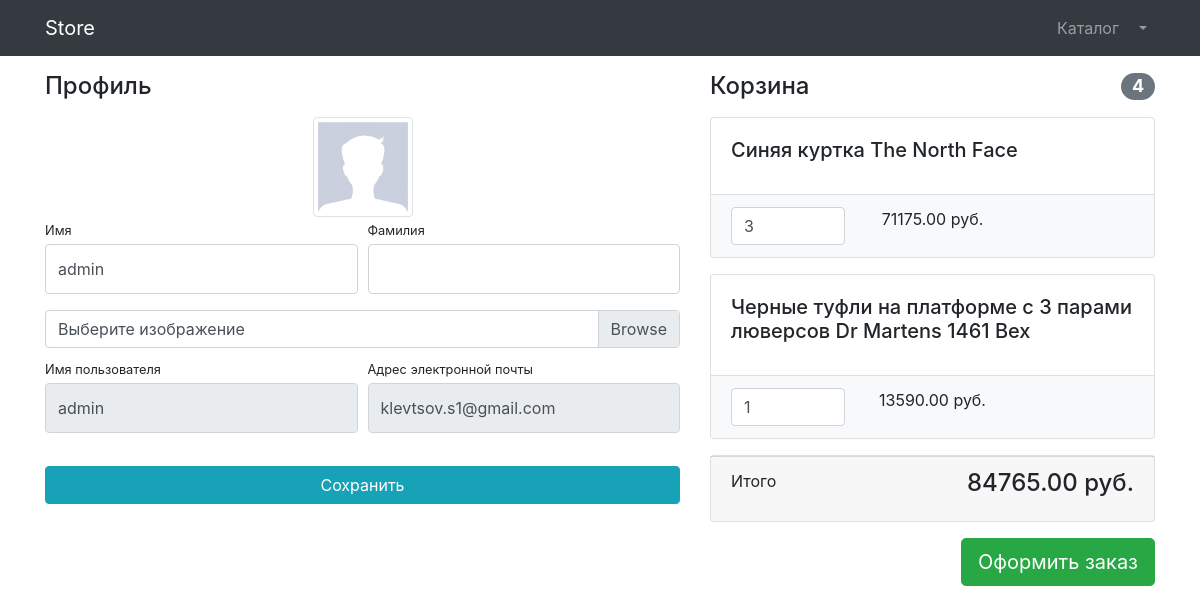
Page /users/profile/1 (signed in) on the earlier database version.
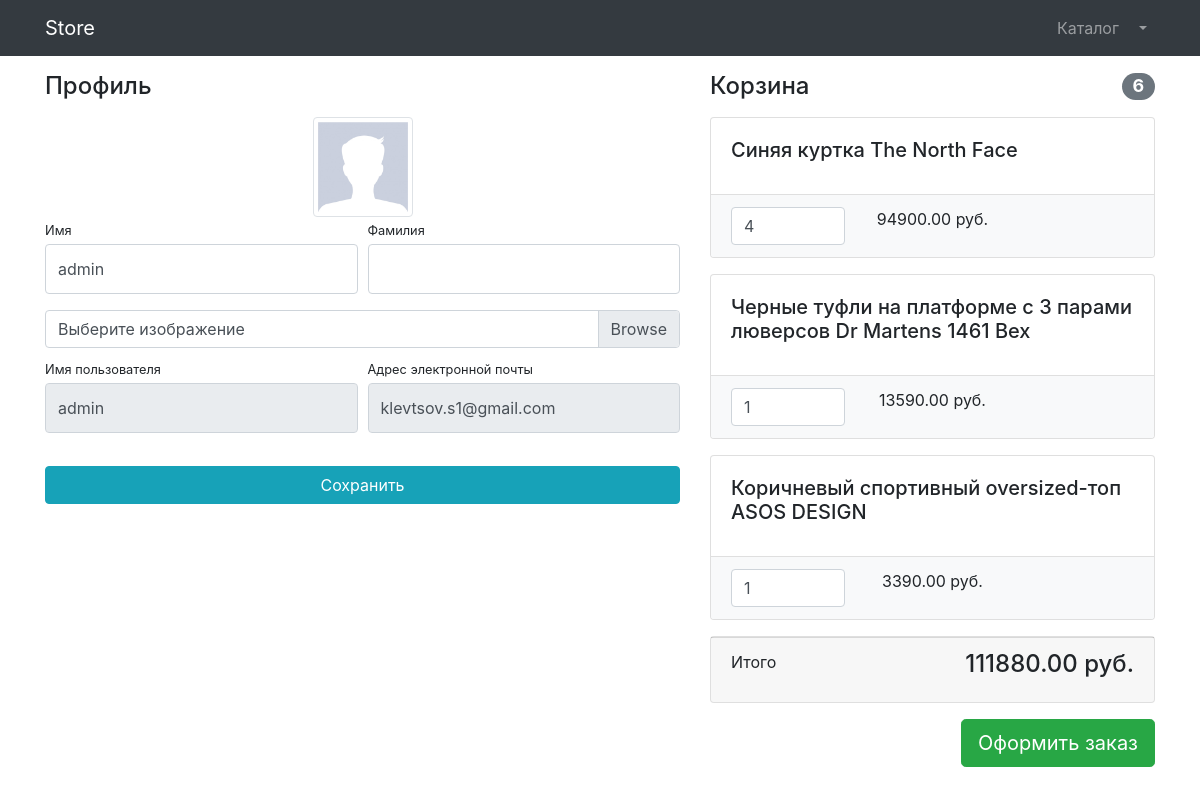
Same page on the later database version.
### users/models.py (models this page shows)
class User(AbstractUser):
    image = models.ImageField(upload_to='users_images', null=True, blank=True)
    is_verified_email = models.BooleanField(default=False)
    email = models.EmailField(unique=True, blank=False)

### products/models.py (models this page shows, shortened)
class Basket(models.Model):
    user = models.ForeignKey(to=User, on_delete=models.CASCADE)
    product = models.ForeignKey(to=Product, on_delete=models.CASCADE)
    quantity = models.PositiveSmallIntegerField(default=0)
    created_timestamp = models.DateTimeField(auto_now_add=True)
    objects = BasketQuerySet.as_manager()
    def sum(self):
        return self.product.price * self.quantity

class Product(models.Model):
    name = models.CharField(max_length=256)
    description = models.TextField()
    price = models.DecimalField(max_digits=10, decimal_places=2)
    quantity = models.PositiveIntegerField(default=0)
    image = models.ImageField(upload_to='products_images')
    category = models.ForeignKey(to=ProductCategory, on_delete=models.CASCADE)
    class Meta:
        verbose_name = 'продукт'
        verbose_name_plural = 'продукты'

### users/views.py (the view, shortened to what this page needs)
# urls.py: path('profile/<int:pk>', login_required(UserProfileView.as_view()), name='profile'),
class UserProfileView(TitleMixin, UpdateView):
    model = User
    form_class = UserProfileForm
    template_name = 'users/profile.html'
    success_url = reverse_lazy('users:profile')
    title = 'Store - Личный кабинет'

### users/forms.py
class UserProfileForm(UserChangeForm):
    first_name = forms.CharField(widget=forms.TextInput(attrs={'class': 'form-control py-4'}))
    last_name = forms.CharField(widget=forms.TextInput(attrs={'class': 'form-control py-4'}))
    image = forms.ImageField(widget=forms.FileInput(attrs={'class': 'custom-file-input'}), required=False)
    username = forms.CharField(widget=forms.TextInput(attrs={'class': 'form-control py-4', 'readonly': 'True'}))
    email = forms.CharField(widget=forms.TextInput(attrs={'class': 'form-control py-4', 'readonly': 'True'}))
    class Meta:
        model = User
        fields = ('first_name', 'last_name', 'image', 'username', 'email')

### common/views.py (called while the page is built)
    def get_context_data(self, **kwargs):
        context = super(TitleMixin, self).get_context_data(**kwargs)
        context['title'] = self.title
        context['is_promotion'] = self.is_promotion
        return context

### products/context_processors.py (called while the page is built)
def baskets(request):
    user = request.user
    return {'baskets': Basket.objects.filter(user=user) if user.is_authenticated else []}

### products/models.py (called while the page is built)
    def total_sum(self):
        return sum(basket.sum() for basket in self)

    def total_quantity(self):
        return sum(basket.quantity for basket in self)

### users/templates/users/profile.html (shortened to what this page needs)
{% extends 'products/base.html' %}
{% load static %}
{% block css %}
<link href="{% static 'vendor/css/profile.css' %}" rel="stylesheet">
{% endblock %}
{% block content %}
{% if request.user.id == user.id %}
<div class="container">
    <div class="row">
        <div class="col-lg-7">
            <h4 class="mt-3 mb-3">Профиль</h4>
            <div class="col-lg-12 text-center">
                <img width="100" height="100"
                    src="{% if user.image %} {{ user.image.url }} {% else %} {% static 'vendor\img\users\default_avatar.jpg' %} {% endif %}"
                    class="img-thumbnail">
            </div>
            <form action="{% url 'users:profile' user.id %}" method="POST" enctype="multipart/form-data">
                <div class="form-row">
                    <div class="col-lg-6">
                        <div class="form-group">
                            <label class="small mb-1" for="{{ form.first_name.id_for_label }}">Имя</label>
                            {{ form.first_name }}
                        </div>
                    </div>
                    <div class="col-lg-6">
                        <div class="form-group">
                            <label class="small mb-1" for="{{ form.last_name.id_for_label }}">Фамилия</label>
                            {{ form.last_name }}
                        </div>
                    </div>
                </div>
                <div class="form-row mb-2">
                    <div class="col-lg-12">
                        <div class="custom-file">
                            <label class="custom-file-label" for="{{ form.image.id_for_label }}">Выберите
                                изображение</label>
                        </div>
                    </div>
                </div>
                <div class="form-row">
                    <div class="col-lg-6">
                        <label class="small mb-1" for="{{ form.username.id_for_label }}">Имя пользователя</label>
                        {{ form.username }}
                    </div>
                    <div class="col-lg-6">
                        <label class="small mb-1" for="{{ form.email.id_for_label }}">Адрес электронной
                            почты</label>
                        {{ form.email }}
                    </div>
                </div>
                <div class="form-row">
                    <div class="col-lg-12" style="margin-top: 33px;">
                        <input class="btn btn-info btn-block" type="submit" value="Сохранить">
                    </div>
                </div>
            </form>
        </div>
        <div class="col-lg-5">
                {% include 'products/baskets.html' %}
        </div>
    </div>
</div>
{% else %}
    403: Нет доступа
{% endif %}
{% endblock %}

### products/templates/products/base.html (shortened to what this page needs)
{% load static %}
<!DOCTYPE html>
<html lang="en">
<head>
    <link href="{% static 'vendor/bootstrap/css/bootstrap.min.css' %}" rel="stylesheet">
    {% block css %} {% endblock %}
</head>
<body>
    <nav class="navbar navbar-expand-lg navbar-dark bg-dark fixed-top">
        <div class="container">
            <a class="navbar-brand" href="{% url 'index' %}">Store</a>
            <div class="collapse navbar-collapse" id="navbarResponsive">
                <ul class="navbar-nav ml-auto">
                    <li class="nav-item">
                        <a class="nav-link" href="{% url 'products:index' %}">Каталог  </a>
                    </li>
                    {% if user.is_authenticated %}
                    <li class="nav-item dropdown">
                        <a class="nav-link dropdown-toggle" href="#" id="navbarDropdown" role="button"
                            data-bs-toggle="dropdown" aria-expanded="false">
                        </a>
                    </li>
                    {% else %}
                    <li class="nav-item">
                        <a class="nav-link" href="{% url 'users:login' %}">Войти <i class="fas fa-sign-in-alt"></i></a>
                    </li>
                    {% endif %}
                </ul>
            </div>
        </div>
    </nav>
    {% block content %} {% endblock %}
</body>
</html>

### products/templates/products/baskets.html (shortened to what this page needs)
{% if baskets %}
<h4 class="mt-3 mb-3 d-flex justify-content-between align-items-center mb-3">
    Корзина <span class="badge badge-secondary badge-pill">{{ baskets.total_quantity }}</span>
</h4>
{% for basket in baskets %}
<div class="card mb-3">
    <div class="card-body">
        <h5 class="card-title">{{ basket.product.name }}</h5>
    </div>
    <ul class="list-group list-group-flush">
        <li class="list-group-item bg-light">
            <div class="row text-center">
                <div class="col-lg-4">
                    <input name="basketID" type="number" class="form-control" value="{{ basket.quantity }}" min="0">
                </div>
                <div class="col-lg-4">{{ basket.sum }} руб.</div>
                <div class="col-lg-4">
                </div>
            </div>
        </li>
    </ul>
</div>
{% endfor %}
<div class="card mb-3">
    <div class="card-footer">
        <p class="float-left">Итого</p>
        <h4 class="float-right">{{ baskets.total_sum }} руб.</h4>
    </div>
</div>
<a class="btn btn-success btn-lg float-right" href="../orders/order-create.html">
    Оформить заказ
</a>
{% else %}
<h4 class="mt-3 mb-3 text-center">
    Корзина пуста
</h4>
{% endif %}

Differences in the rows shown:
changed Basket "Синяя куртка The North Face": total_quantity "4" → "6"; basketID "3" → "4"; sum "71175.00" → "94900.00"; total_sum "84765.00" → "111880.00"
added Basket: product.name "Коричневый спортивный oversized-топ ASOS DESIGN", basketID "1", sum "3390.00"
